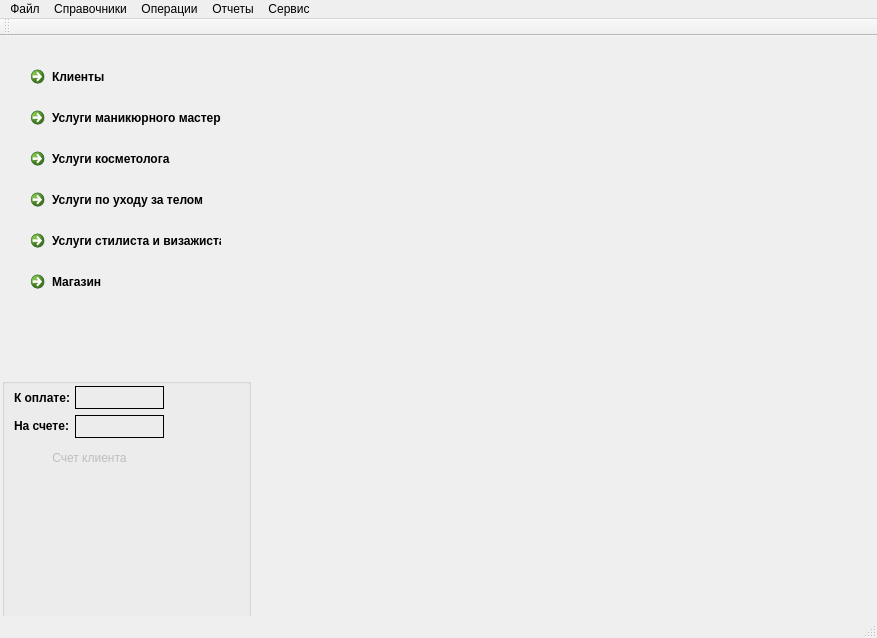
<?xml version="1.0" encoding="UTF-8"?>
<ui version="4.0">
 <class>MainForm</class>
 <widget class="QMainWindow" name="MainForm">
  <property name="geometry">
   <rect>
    <x>0</x>
    <y>0</y>
    <width>877</width>
    <height>638</height>
   </rect>
  </property>
  <property name="minimumSize">
   <size>
    <width>877</width>
    <height>638</height>
   </size>
  </property>
  <property name="maximumSize">
   <size>
    <width>877</width>
    <height>638</height>
   </size>
  </property>
  <property name="sizeIncrement">
   <size>
    <width>0</width>
    <height>0</height>
   </size>
  </property>
  <property name="windowTitle">
   <string>MainForm</string>
  </property>
  <property name="documentMode">
   <bool>false</bool>
  </property>
  <widget class="QWidget" name="centralWidget">
   <widget class="QFrame" name="frame">
    <property name="geometry">
     <rect>
      <x>252</x>
      <y>0</y>
      <width>619</width>
      <height>586</height>
     </rect>
    </property>
    <property name="sizePolicy">
     <sizepolicy hsizetype="Expanding" vsizetype="Expanding">
      <horstretch>50</horstretch>
      <verstretch>50</verstretch>
     </sizepolicy>
    </property>
    <property name="mouseTracking">
     <bool>true</bool>
    </property>
    <property name="layoutDirection">
     <enum>Qt::LeftToRight</enum>
    </property>
    <property name="inputMethodHints">
     <set>Qt::ImhNone</set>
    </property>
    <property name="frameShape">
     <enum>QFrame::NoFrame</enum>
    </property>
    <property name="frameShadow">
     <enum>QFrame::Plain</enum>
    </property>
   </widget>
   <widget class="QWidget" name="layoutWidget">
    <property name="geometry">
     <rect>
      <x>12</x>
      <y>12</y>
      <width>224</width>
      <height>262</height>
     </rect>
    </property>
    <layout class="QVBoxLayout" name="verticalLayout">
     <item>
      <widget class="QCommandLinkButton" name="butClients">
       <property name="text">
        <string>Клиенты</string>
       </property>
       <property name="autoDefault">
        <bool>true</bool>
       </property>
      </widget>
     </item>
     <item>
      <widget class="QCommandLinkButton" name="butMonMaster">
       <property name="text">
        <string>Услуги маникюрного мастера</string>
       </property>
      </widget>
     </item>
     <item>
      <widget class="QCommandLinkButton" name="butKosmitolog">
       <property name="text">
        <string>Услуги косметолога</string>
       </property>
      </widget>
     </item>
     <item>
      <widget class="QCommandLinkButton" name="butUhodzaTelom">
       <property name="text">
        <string>Услуги по уходу за телом</string>
       </property>
      </widget>
     </item>
     <item>
      <widget class="QCommandLinkButton" name="butStilist">
       <property name="text">
        <string>Услуги стилиста и визажиста</string>
       </property>
      </widget>
     </item>
     <item>
      <widget class="QCommandLinkButton" name="butMagazin">
       <property name="text">
        <string>Магазин</string>
       </property>
      </widget>
     </item>
    </layout>
   </widget>
   <widget class="QGroupBox" name="groupBox">
    <property name="geometry">
     <rect>
      <x>2</x>
      <y>342</y>
      <width>249</width>
      <height>243</height>
     </rect>
    </property>
    <property name="title">
     <string/>
    </property>
    <widget class="QLabel" name="label">
     <property name="geometry">
      <rect>
       <x>12</x>
       <y>12</y>
       <width>57</width>
       <height>16</height>
      </rect>
     </property>
     <property name="font">
      <font>
       <weight>75</weight>
       <bold>true</bold>
      </font>
     </property>
     <property name="text">
      <string>К оплате:</string>
     </property>
    </widget>
    <widget class="QLabel" name="summa_uslug">
     <property name="geometry">
      <rect>
       <x>73</x>
       <y>8</y>
       <width>89</width>
       <height>23</height>
      </rect>
     </property>
     <property name="font">
      <font>
       <pointsize>12</pointsize>
       <weight>75</weight>
       <bold>true</bold>
      </font>
     </property>
     <property name="frameShape">
      <enum>QFrame::Box</enum>
     </property>
     <property name="text">
      <string/>
     </property>
    </widget>
    <widget class="QLabel" name="label_2">
     <property name="geometry">
      <rect>
       <x>12</x>
       <y>41</y>
       <width>57</width>
       <height>13</height>
      </rect>
     </property>
     <property name="font">
      <font>
       <weight>75</weight>
       <bold>true</bold>
      </font>
     </property>
     <property name="text">
      <string>На счете:</string>
     </property>
    </widget>
    <widget class="QLabel" name="na_schetu">
     <property name="geometry">
      <rect>
       <x>73</x>
       <y>37</y>
       <width>89</width>
       <height>23</height>
      </rect>
     </property>
     <property name="font">
      <font>
       <pointsize>12</pointsize>
       <weight>75</weight>
       <bold>true</bold>
      </font>
     </property>
     <property name="frameShape">
      <enum>QFrame::Box</enum>
     </property>
     <property name="text">
      <string/>
     </property>
    </widget>
    <widget class="QToolButton" name="but_schet">
     <property name="enabled">
      <bool>false</bool>
     </property>
     <property name="geometry">
      <rect>
       <x>12</x>
       <y>70</y>
       <width>151</width>
       <height>19</height>
      </rect>
     </property>
     <property name="autoFillBackground">
      <bool>false</bool>
     </property>
     <property name="text">
      <string>Счет клиента</string>
     </property>
     <property name="toolButtonStyle">
      <enum>Qt::ToolButtonIconOnly</enum>
     </property>
     <property name="autoRaise">
      <bool>true</bool>
     </property>
     <property name="arrowType">
      <enum>Qt::NoArrow</enum>
     </property>
    </widget>
   </widget>
  </widget>
  <widget class="QMenuBar" name="menuBar">
   <property name="geometry">
    <rect>
     <x>0</x>
     <y>0</y>
     <width>877</width>
     <height>18</height>
    </rect>
   </property>
   <property name="contextMenuPolicy">
    <enum>Qt::DefaultContextMenu</enum>
   </property>
   <property name="layoutDirection">
    <enum>Qt::LeftToRight</enum>
   </property>
   <property name="autoFillBackground">
    <bool>false</bool>
   </property>
   <property name="defaultUp">
    <bool>false</bool>
   </property>
   <property name="nativeMenuBar">
    <bool>true</bool>
   </property>
   <widget class="QMenu" name="menu">
    <property name="title">
     <string>Файл</string>
    </property>
   </widget>
   <widget class="QMenu" name="menu_2">
    <property name="acceptDrops">
     <bool>true</bool>
    </property>
    <property name="autoFillBackground">
     <bool>true</bool>
    </property>
    <property name="styleSheet">
     <string notr="true"/>
    </property>
    <property name="tearOffEnabled">
     <bool>false</bool>
    </property>
    <property name="title">
     <string>Справочники</string>
    </property>
    <property name="separatorsCollapsible">
     <bool>false</bool>
    </property>
    <addaction name="m_sprsotr"/>
    <addaction name="m_sprclients"/>
    <addaction name="m_spruslugi"/>
    <addaction name="m_spr"/>
   </widget>
   <widget class="QMenu" name="menu_3">
    <property name="title">
     <string>Операции</string>
    </property>
    <widget class="QMenu" name="menu_4">
     <property name="layoutDirection">
      <enum>Qt::LeftToRight</enum>
     </property>
     <property name="title">
      <string>Склад</string>
     </property>
     <addaction name="add_sklad"/>
     <addaction name="oststok_na_sklade"/>
     <addaction name="raspredel"/>
    </widget>
    <addaction name="menu_4"/>
   </widget>
   <widget class="QMenu" name="menu_5">
    <property name="title">
     <string>Отчеты</string>
    </property>
   </widget>
   <widget class="QMenu" name="menu_6">
    <property name="layoutDirection">
     <enum>Qt::LeftToRight</enum>
    </property>
    <property name="autoFillBackground">
     <bool>true</bool>
    </property>
    <property name="title">
     <string>Сервис</string>
    </property>
    <addaction name="action"/>
    <addaction name="separator"/>
    <addaction name="settings"/>
   </widget>
   <addaction name="menu"/>
   <addaction name="menu_2"/>
   <addaction name="menu_3"/>
   <addaction name="menu_5"/>
   <addaction name="menu_6"/>
  </widget>
  <widget class="QStatusBar" name="statusBar"/>
  <widget class="QToolBar" name="toolBar">
   <property name="windowTitle">
    <string>toolBar</string>
   </property>
   <attribute name="toolBarArea">
    <enum>TopToolBarArea</enum>
   </attribute>
   <attribute name="toolBarBreak">
    <bool>false</bool>
   </attribute>
  </widget>
  <action name="m_sprsotr">
   <property name="icon">
    <iconset resource="icons.qrc">
     <normaloff>:/res/icons/4.ico</normaloff>:/res/icons/4.ico</iconset>
   </property>
   <property name="text">
    <string>Сотрудники</string>
   </property>
  </action>
  <action name="m_sprclients">
   <property name="icon">
    <iconset resource="icons.qrc">
     <normaloff>:/res/icons/4.ico</normaloff>:/res/icons/4.ico</iconset>
   </property>
   <property name="text">
    <string>Клиенты</string>
   </property>
  </action>
  <action name="m_spruslugi">
   <property name="icon">
    <iconset resource="icons.qrc">
     <normaloff>:/res/icons/4.ico</normaloff>:/res/icons/4.ico</iconset>
   </property>
   <property name="text">
    <string>Услуги</string>
   </property>
  </action>
  <action name="m_spr">
   <property name="icon">
    <iconset resource="icons.qrc">
     <normaloff>:/res/icons/4.ico</normaloff>:/res/icons/4.ico</iconset>
   </property>
   <property name="text">
    <string>Материалы</string>
   </property>
  </action>
  <action name="add_sklad">
   <property name="icon">
    <iconset resource="icons.qrc">
     <normaloff>:/res/icons/28.bmp</normaloff>:/res/icons/28.bmp</iconset>
   </property>
   <property name="text">
    <string>Поступление на склад</string>
   </property>
  </action>
  <action name="oststok_na_sklade">
   <property name="text">
    <string>Остатки на складе</string>
   </property>
  </action>
  <action name="raspredel">
   <property name="text">
    <string>Распределение материала</string>
   </property>
  </action>
  <action name="action">
   <property name="text">
    <string>Обработки</string>
   </property>
  </action>
  <action name="settings">
   <property name="text">
    <string>Настройки</string>
   </property>
   <property name="menuRole">
    <enum>QAction::NoRole</enum>
   </property>
  </action>
 </widget>
 <layoutdefault spacing="6" margin="11"/>
 <resources>
  <include location="icons.qrc"/>
 </resources>
 <connections/>
</ui>
